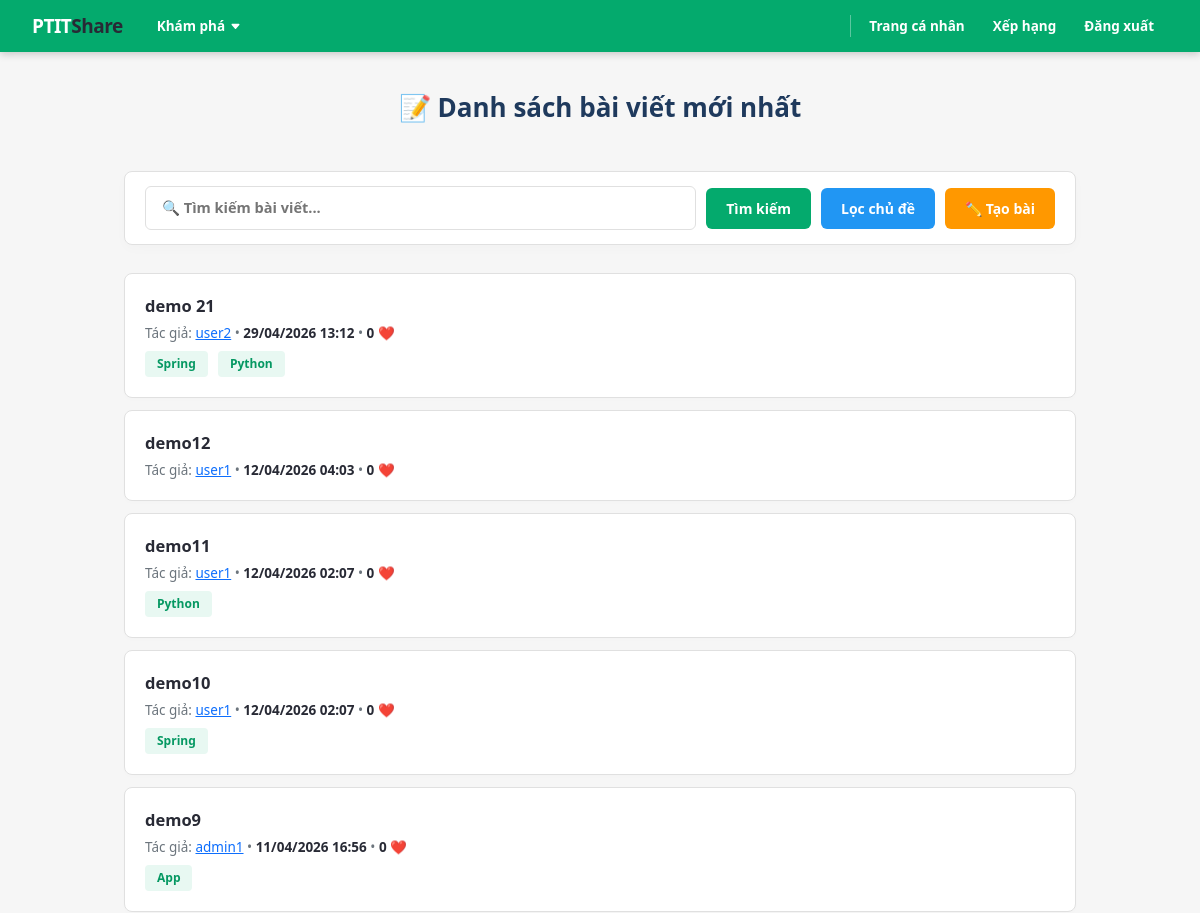
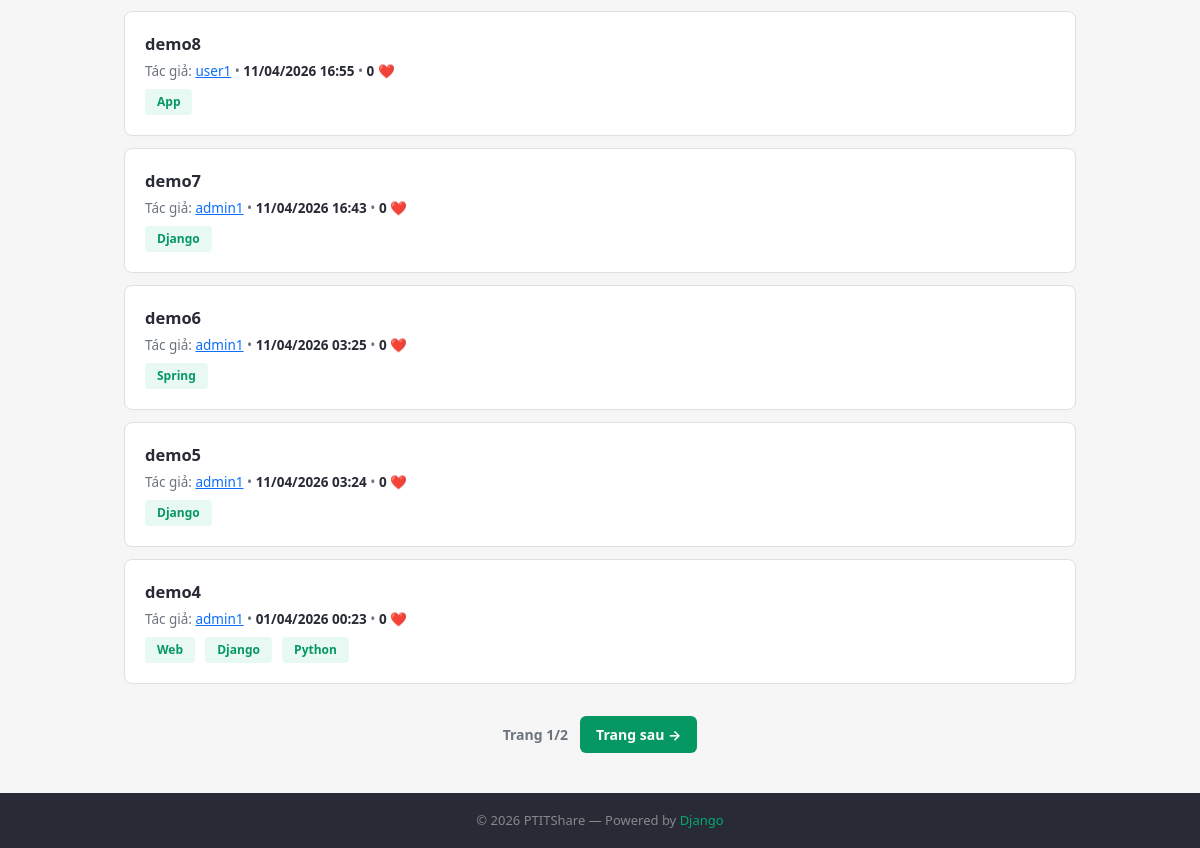
The app's page /blog/ (signed in), older data (2 pictures, top to bottom).
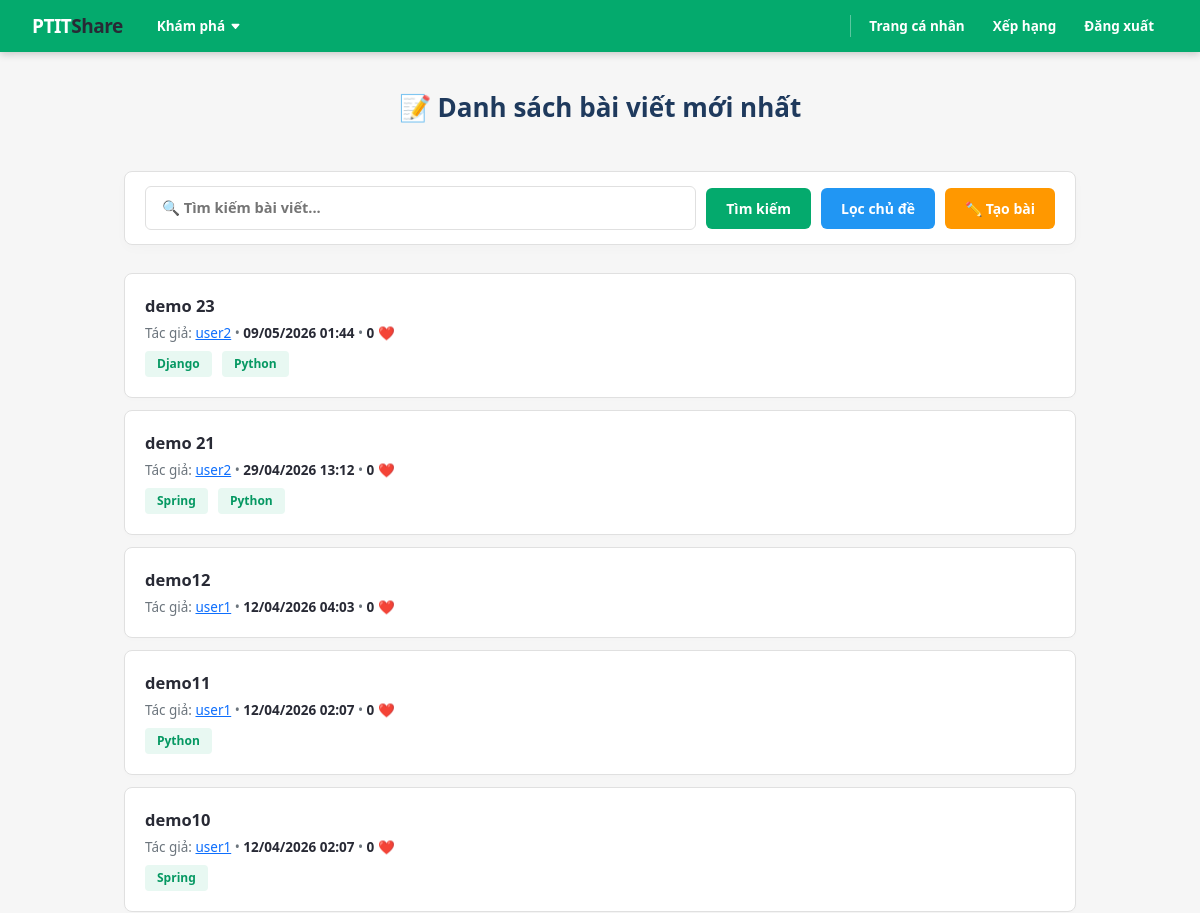
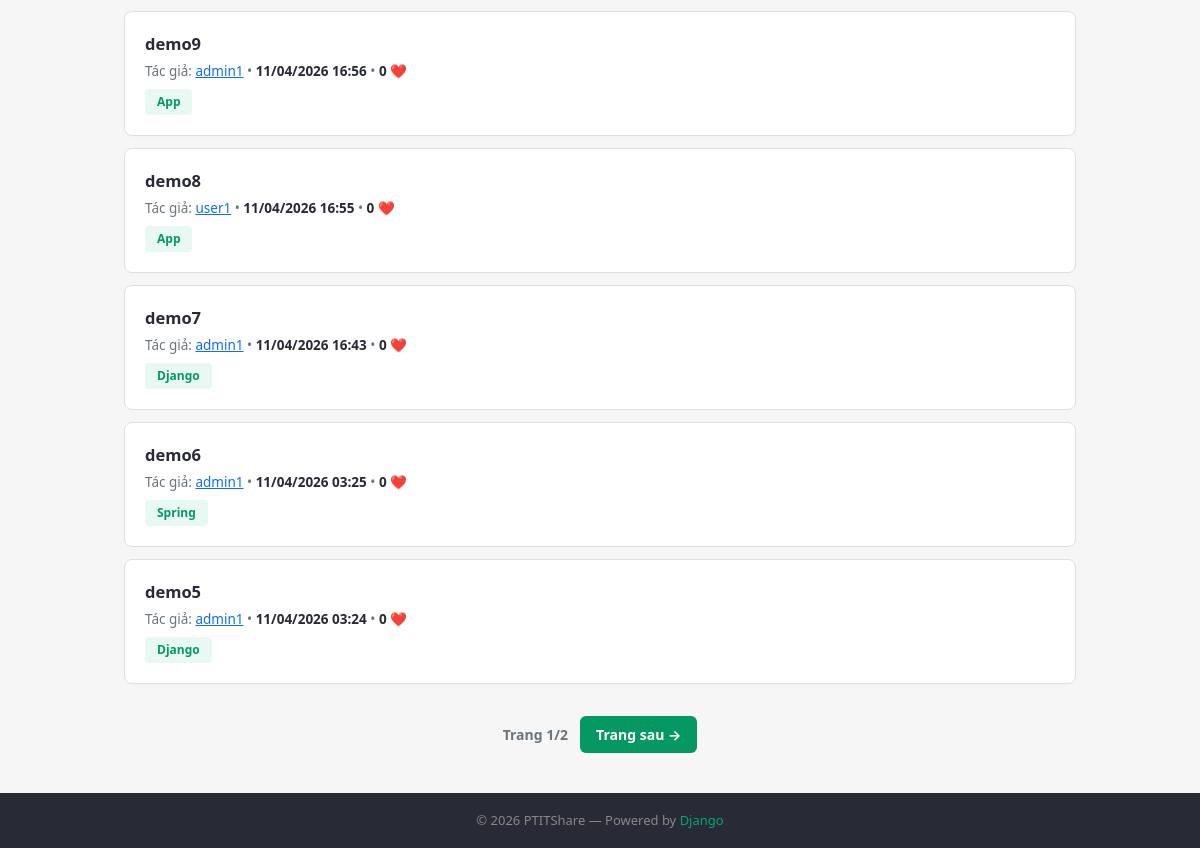
The same page, newer data (2 pictures, top to bottom).
### blog/models.py (models this page shows, shortened)
class Article(models.Model):
    title = models.CharField(max_length=255)
    like = models.IntegerField(default=0)
    content = RichTextField()
    author = models.ForeignKey(User, on_delete=models.CASCADE)
    topic = models.ManyToManyField(Topic, blank=True)
    created_at = models.DateTimeField(auto_now_add=True)

class User(AbstractUser):
    GENDER_CHOICES = [
        ('Nam', 'Nam'),
        ('Nữ', 'Nữ'),
    ]
    name = models.CharField()
    gender = models.CharField(max_length=10, choices=GENDER_CHOICES)
    birth = models.DateField(null=True, blank=True)
    email = models.EmailField(unique=True)
    mark = models.IntegerField(default=0)

class Topic(models.Model):
    name = models.CharField(max_length=255, unique=True)

### blog/views.py (the view)
# urls.py: path('',views.home, name = 'home'),
@login_required(login_url='blog:login')
def home(request):
    if(request.GET.get('form')==None):
        return article_list(request)
    else:
        if(request.GET.get('form')=='search'):
            return search(request)
        else:
            return redirect('blog:error')

### blog/views.py (called while the page is built)
@login_required(login_url='blog:login')
def article_list(request):
    articles = Article.objects.all().order_by('-created_at')
    paginator = Paginator(articles, 10)
    page_number = request.GET.get('page')
    page_obj = paginator.get_page(page_number)
    return render(request, 'home.html', {'posts': page_obj})

### blog/templates/home.html (shortened to what this page needs)
<!DOCTYPE html>
<html lang="vi">
<head>
    <link rel="stylesheet" href="https://cdn.jsdelivr.net/npm/bootstrap@5.3.2/dist/css/bootstrap.min.css">
</head>
<body>
<nav class="navbar">
    <a class="nav-logo" href="#">PTIT<span>Share</span></a>
    <div class="nav-dropdown">
        <div class="nav-dropdown-btn">
            Khám phá
            <svg xmlns="http://www.w3.org/2000/svg" width="11" height="11" fill="currentColor" viewBox="0 0 16 16">
                <path d="M7.247 11.14 2.451 5.658C1.885 5.013 2.345 4 3.204 4h9.592a1 1 0 0 1 .753 1.659l-4.796 5.48a1 1 0 0 1-1.506 0z"/>
            </svg>
        </div>
    </div>
    <a href="{% url 'blog:this_user' %}" class="nav-link">Trang cá nhân</a>
    <a href="{% url 'blog:user-list' %}" class="nav-link">Xếp hạng</a>
    <a href="{% url 'blog:logout' %}" class="nav-link">Đăng xuất</a>
</nav>
<main class="container">
    <h1>📝 Danh sách bài viết mới nhất</h1>
    <br>
    <div class="search-section">
        <form method="get" action="" class="search-form">
            <input type="text" name="keyword" placeholder="🔍 Tìm kiếm bài viết...">
            <button type="submit" name="form" value="search" class="btn-action btn-search">Tìm kiếm</button>
            <a href="{% url 'blog:filter' %}" class="btn-action btn-filter">Lọc chủ đề</a>
            <a href="{% url 'blog:create' %}" class="btn-action btn-create">✏️ Tạo bài</a>
        </form>
    </div>
    {% if posts %}
        <ul class="test-list">
            {% for post in posts %}
                <li class="test-item">
                    <div class="test-info-meta">
                        <a class="test-title" style="text-decoration: none; color: inherit; display: block;"
                            href="{% url 'blog:article' post.id %}">
                            {{ post.title }}
                        </a>
                        <div class="test-sub-details">
                            Tác giả: <a href="{% url 'blog:user' post.author.id %}" >{{ post.author.username }}</a>
                            &bull; <span class="badge-quantity">{{ post.created_at|date:"d/m/Y H:i" }} </span>
                            &bull; <span class="badge-quantity">{{ post.like }} ❤️ </span>
                        </div>
                        {% if post.topic.all %}
                            <div class="post-topics">
                                {% for topic in post.topic.all %}
                                    <a class="topic-tag" style="text-decoration: none;"
                                        href="{% url 'blog:filter' %}?topics={{ topic.id }}">{{ topic.name }}</a>
                                {% endfor %}
                            </div>
                        {% endif %}
                    </div>
                </li>
            {% endfor %}
        </ul>
    {% else %}
        <div class="no-result">
            <p>Chưa có bài test nào.</p>
        </div>
    {% endif %}
    <div class="pagination">
        <span>Trang {{ posts.number }}/{{ posts.paginator.num_pages }}</span>
        {% if posts.has_next %}
            <a href="?page={{ posts.next_page_number }}">Trang sau →</a>
        {% endif %}
    </div>
</main>
<footer>
    &copy; 2026 PTITShare &mdash; Powered by <a href="#">Django</a>
</footer>
</body>
</html>

Row changes from the older to the newer data that the page shows:
no longer on this page (row unchanged): Article: title "demo4", author.username "admin1", created_at "01/04/2026 00:23", like "0", Topic (name "Django"), Topic (name "Python")
no longer on this page (row unchanged): Topic: name "Web", shown under "demo4"
added Article: title "demo 23", author.username "user2", created_at "09/05/2026 01:44", like "0", Topic (name "Django"), Topic (name "Python")
